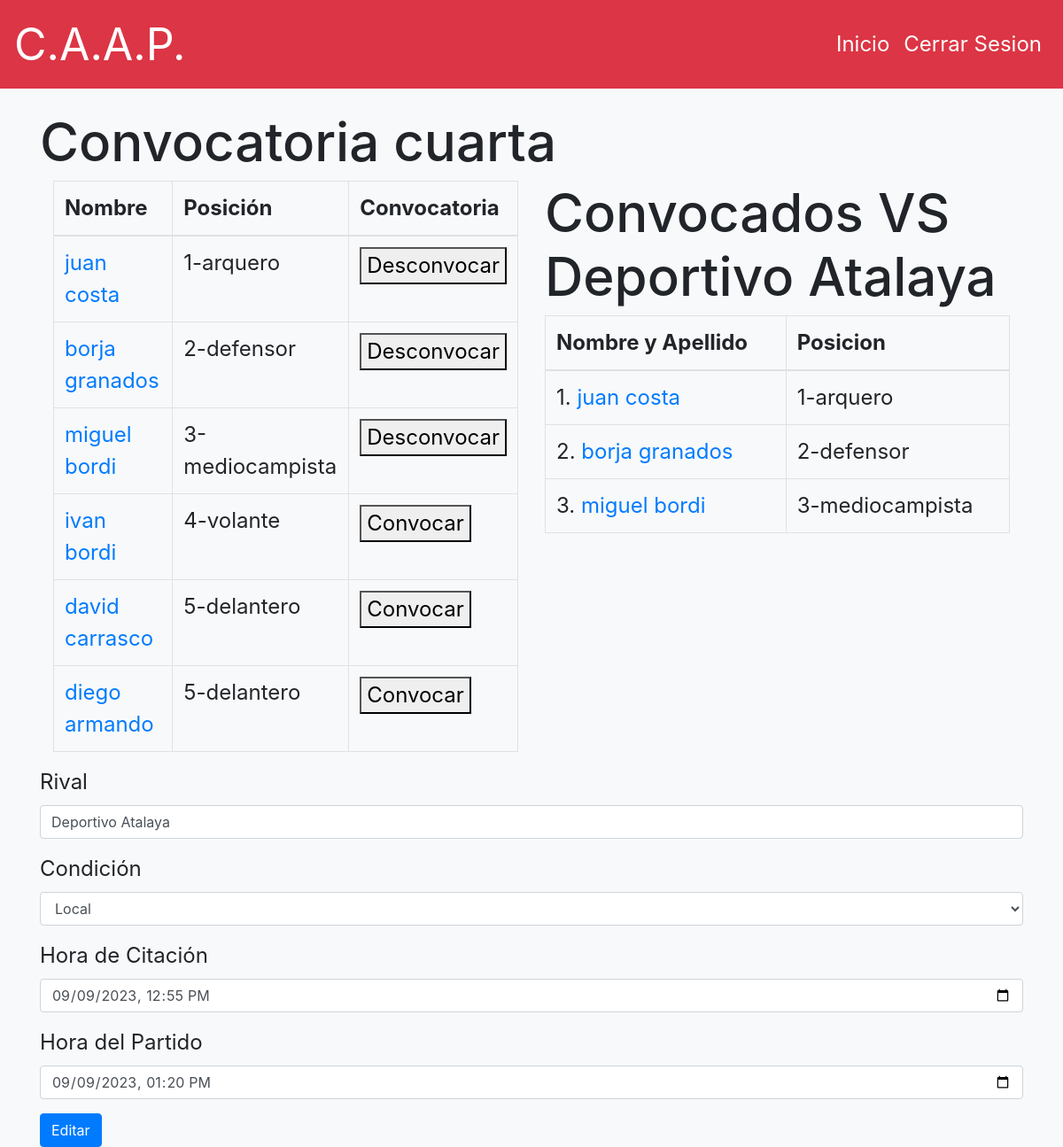
The page /convocatoria/2 (signed in) on the database as committed earlier.
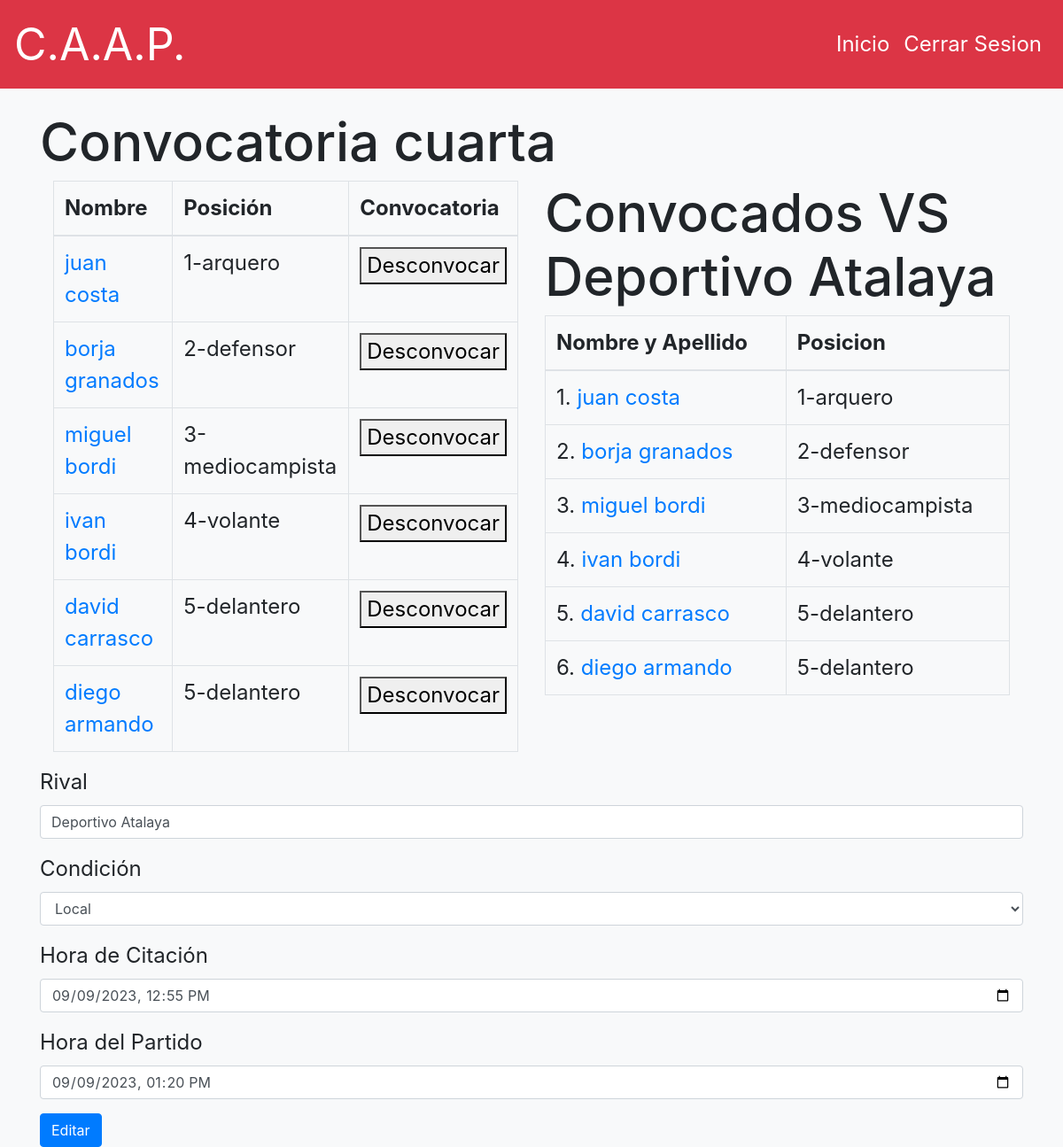
The same page on the database as committed later.
### network/models.py (models this page shows, shortened)
class User(AbstractUser):
    categoria = models.CharField(max_length=100, null=True , blank=True)
    categoria_estado = models.BooleanField(default=False)
    convocado_estado = models.BooleanField(default=False)
    mail_verificado = models.BooleanField(default= False)
    fecha_nacimiento = models.DateField(max_length=100,null=True)
    telefono1 = models.IntegerField(blank=True, null=True)
    telefono2 = models.IntegerField( blank=True, null=True)
    lesiones = models.CharField(max_length=10000, blank=True)
    enfermedades = models.CharField(max_length=10000, blank=True)
    genero = models.CharField(max_length=100,null=True)
    posicion = models.CharField(max_length=100,null=True, blank=True)
    trayectoria = models.CharField(max_length=10000, blank=True)
    dni = models.IntegerField(null=True, unique=True)
    logeado_como = models.CharField(default="jugador", max_length=100)
    titular = models.IntegerField(default=0)
    suplente = models.IntegerField( default=0)
    goles_jugador = models.IntegerField( default=0)
    ta_jugador = models.IntegerField(default=0)
    tr_jugador = models.IntegerField( default=0)

### network/views.py (the view, shortened to what this page needs)
# urls.py: path("convocatoria/<int:categoria_id>", views.convocatoria , name="convocatoria"),
@login_required(login_url='login')
def convocatoria(request, categoria_id):
    if request.method == "GET":
        try:
            convocatoria = Partido.objects.get(categoria=categoria_id, partido_finalizado=False)
        except Partido.DoesNotExist:
            convocatoria = None
        categoria_datos = Categoria.objects.get(pk=categoria_id)
        return render(request, 'network/convocatoria.html', {
            "convocatoria" : convocatoria ,
            "categoria": categoria_datos ,
            "mensaje": "primero completa estos datos y guardalos para poder añadir los convocados"
        })

### network/models.py (called while the page is built)
    def __str__(self):
        return self.nombre

### network/templates/network/convocatoria.html (shortened to what the changed rows need)
{% extends "network/layout.html" %}
{% load static %}
{% block body %}
    <h1>Convocatoria {{categoria}}  </h1>
    {% if not convocatoria %}
        <div class="alert alert-danger">
            <p>{{mensaje}} </p>
        </div>
    {% else %}
        <div class="container">
            <div class="row">
                <div class="col-md-6">
                    <table class="table table-bordered">
                        <thead>
                            <tr>
                                <th>Nombre</th>
                                <th>Posición</th>
                                <th>Convocatoria </th>
                            </tr>
                        </thead>
                        <tbody>
                            {% for user in categoria.usuarios_en_categoria.all|dictsort:"posicion" %}
                            {% if user.logeado_como == 'jugador' %}
                                <tr>
                                    <td><a href="{% url 'jugador' user.id %}">{{ user.first_name }} {{ user.last_name }}</a> </td>
                                    <td>{{ user.posicion }}</td>
                                    <td> <button class="boton_convocar" data-id_categoria="{{categoria.id}}" data-id_user="{{user.id}}" type="submit">{% if not user.convocado_estado %}Convocar{% else %}Desconvocar{% endif %}</button> </td>
                                </tr>
                            {% endif %}
                            {% empty %}
                                <tr>
                                    <td colspan="4">No hay usuarios en esta categoría.</td>
                                </tr>
                            {% endfor %}
                        </tbody>
                    </table>
                </div>
                <div class="col-md-6">
                    <table class="table table-bordered">
                        <thead>
                            <tr>
                                <th>Nombre y Apellido </th>
                                <th>Posicion </th>
                            </tr>
                        </thead>
                        <tbody class="lista-convocados">
                            {% for user in convocatoria.usuarios.all|dictsort:"posicion" %}
                                <tr>
                                    <td>{{ forloop.counter }}. <a href="{% url 'jugador' user.id %}">{{ user.first_name }} {{ user.last_name }}</a></td>
                                    <td>{{user.posicion}} </td>
                                </tr>
                            {% empty %}
                                <tr>
                                    <td colspan="4">No hay usuarios jugadores.</td>
                                </tr>
                            {% endfor %}
                        </tbody>
                    </table>
                </div>
            </div>
        </div>
    {% endif %}
{% endblock %}

Rows that differ between the two databases and show on the page:
now on one of the page's lists (row edited): User: first_name "ivan", last_name "bordi", posicion "4-volante"
changed User "ivan": convocado_estado "Convocar" → "Desconvocar"
now on one of the page's lists (row edited): User: first_name "david", last_name "carrasco", posicion "5-delantero"
changed User "david": convocado_estado "Convocar" → "Desconvocar"
now on one of the page's lists (row edited): User: first_name "diego", last_name "armando", posicion "5-delantero"
changed User "diego": convocado_estado "Convocar" → "Desconvocar"
